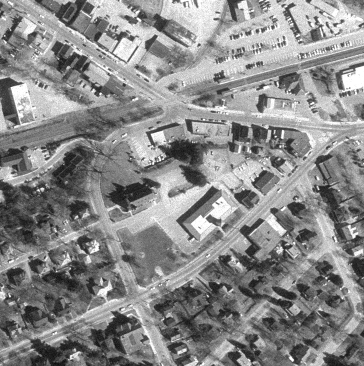
#> input picture mooc/hias-dip/homework2/west.png, 364 x 366 px
$ python homework2.py
#> lines starting #> are read from the running program, lines starting #| are printed output that depends on the picture
#! /usr/bin/env python3
import matplotlib.pyplot as pyplot
import cv2
import numpy as np


# 1----------------------------------------------------
def hough(file_name):
#> called with file_name = 'west.png'
    img1 = cv2.imread(file_name, 0)
#> img1 is the input picture: shape (366, 364); min 13, max 255, mean 137.8
    edges = cv2.Canny(img1, 30, 70)  # canny 边缘检测
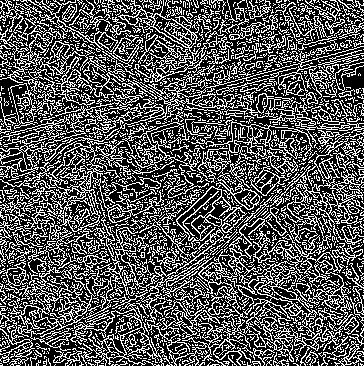
#> edges: shape (366, 364); 34.1% white in thin lines or dots
    drawing = np.zeros(img1.shape[:], dtype=np.uint8)
    lines = cv2.HoughLinesP(edges, 0.8, np.pi / 180, 90)

    t1, t2, temp_x, temp_y = lines[0][0]
#> t1 = 116; t2 = 120; temp_x = 116; temp_y = 120

    for line in lines:
        x1, y1, x2, y2 = line[0]
        cv2.line(img1, (x1, y1), (x2, y2), (255, 255, 255), 1, lineType=cv2.LINE_AA)
#> this loop made 7186 passes
#> (x1, y1, x2, y2) on passes 1 to 3: (116, 120, 116, 120), (53, 66, 60, 73), (360, 321, 363, 324)
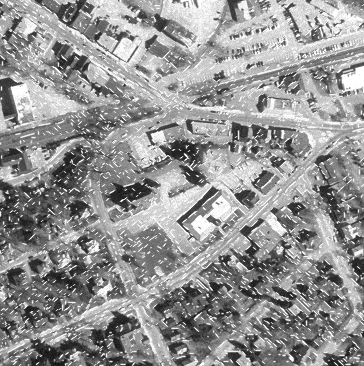
#> img1: shape (366, 364); min 14, max 255, mean 148
    cv2.imwrite('canny.png', img1)


# 1----------------------------------------------------

# 2----------------------------------------------------
def hough_circle(file_name):
#> called with file_name = '0941.tif'
    img1 = cv2.imread(file_name, 0)
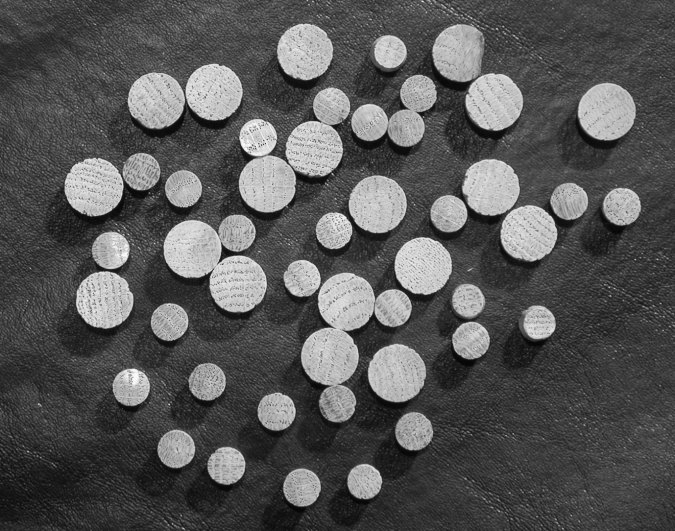
#> input picture mooc/hias-dip/homework2/0941.tif, 675 x 531 px
#> img1 is the input picture: shape (531, 675); min 2, max 255, mean 86.7
    img1 = cv2.medianBlur(img1, 5)

    rows = img1.shape[0]
#> rows = 531
    chart_x = []

    # param2 has big imapct
    circles = cv2.HoughCircles(img1, cv2.HOUGH_GRADIENT, 1, rows / 8, param1=100, param2=10, minRadius=1, maxRadius=40)
#> circles = 34 rows, first 8: [191.5, 248.5, 28.9], [396.5, 373.5, 28.9], [606.5, 111.5, 29], [155.5, 99.5, 28], [329.5, 356.5, 29.1], [493.5, 101.5, 27.9], [422.5, 265.5, 29], [92.5, 186.5, 28.8]
    circles = np.uint16(np.around(circles))
#> circles = 34 rows, first 8: [192, 248, 29], [396, 374, 29], [606, 112, 29], [156, 100, 28], [330, 356, 29], [494, 102, 28], [422, 266, 29], [92, 186, 29]

    if circles is not None:
        circles = np.uint16(np.around(circles))

    for i in circles[0, :]:
        center = (i[0], i[1])
        # circle center
        cv2.circle(img1, center, 1, (0, 100, 100), 3)

        # circle outline
        radius = i[2]
        chart_x.append(radius)

        cv2.circle(img1, center, radius, (255, 0, 255), 3)
#> this loop made 34 passes
#> (center, radius) on passes 1 to 12: ((192, 248), 29), ((396, 374), 29), ((606, 112), 29), ((156, 100), 28), ((330, 356), 29), ((494, 102), 28), ((422, 266), 29), ((92, 186), 29), ((266, 182), 29), ((376, 204), 28), ((528, 234), 28), ((104, 298), 28)
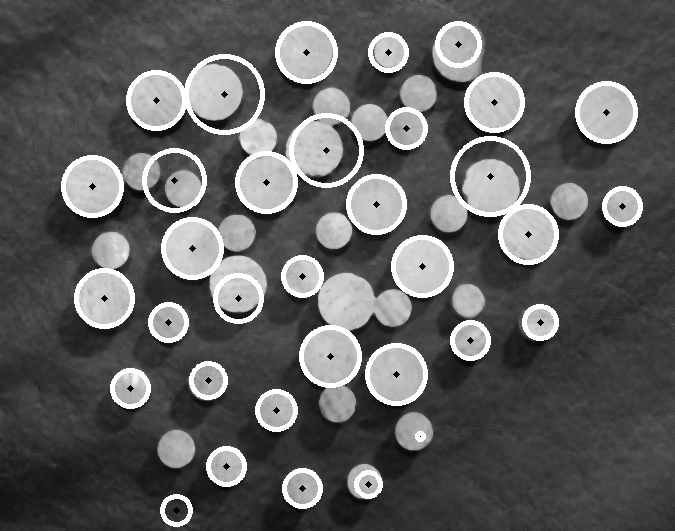
#> img1: shape (531, 675); min 0, max 255, mean 95.7
#> after the loop, chart_x = 34 values, max 38 at index 24, min 3 at index 31, mean 23.59

    cv2.imwrite('circles.png', img1)

    # line chart

    chart_x.sort(key=None)
    chart_y = []
    for i in range(len(chart_x)):
        chart_y.append(chart_x[i] * chart_x[i] * np.pi)
#> this loop made 34 passes
#> after the loop, chart_y = 34 values from 28.27 to 4536.5

    pyplot.plot(chart_x, chart_y, 'bs-')
    pyplot.savefig('line_chart.png')
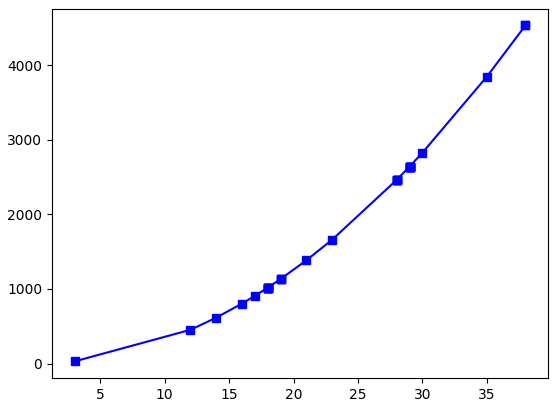
#> figure drawn by matplotlib, 1 panel


# 2----------------------------------------------------


if __name__ == '__main__':
    hough('west.png')
    hough_circle('0941.tif')
